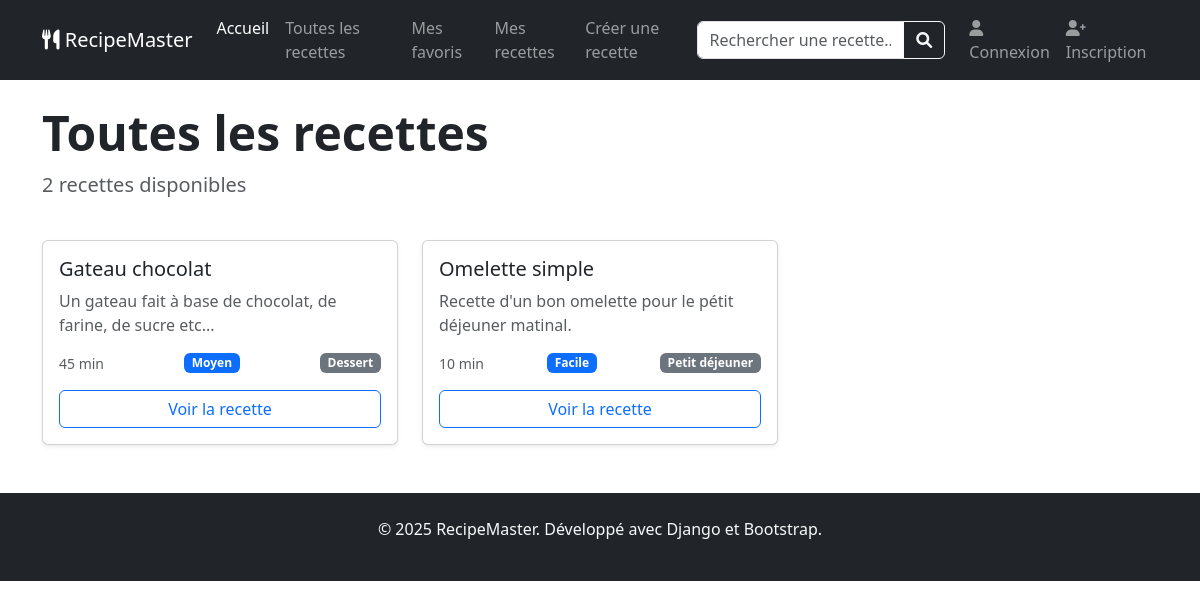
The page /recettes/ on the database as committed earlier.
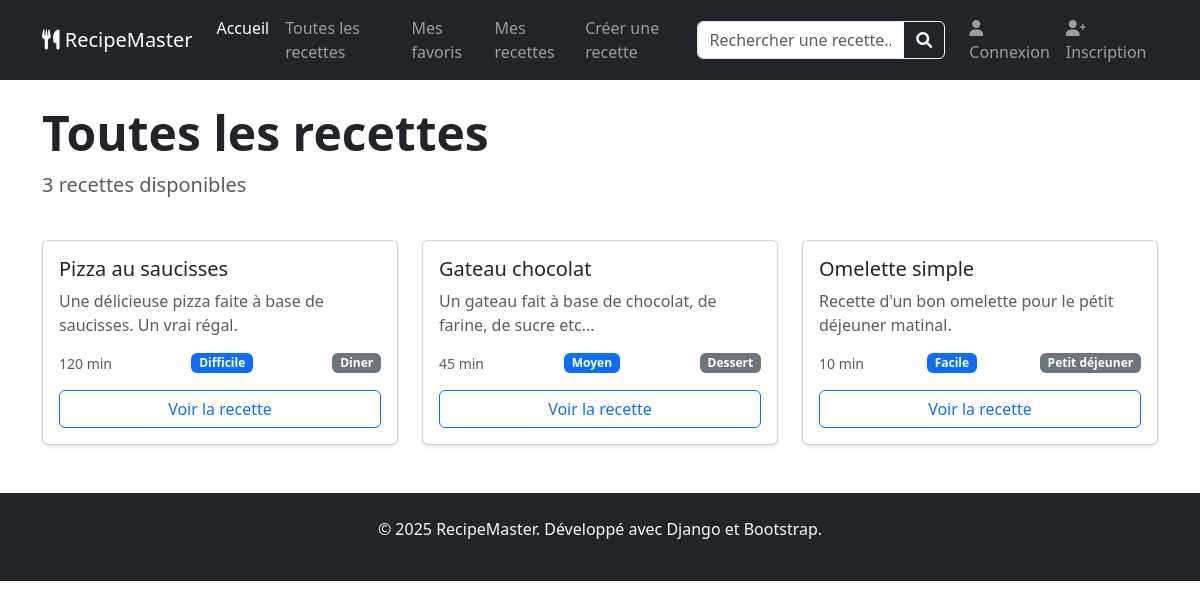
The same page on the database as committed later.
### recipes/models.py (models this page shows, shortened)
class Recipe(models.Model):
    DIFFICULTE_CHOICES = [
        ('facile', 'Facile'),
        ('moyen', 'Moyen'),
        ('difficile', 'Difficile'),
    ]
    titre = models.CharField(
        max_length=100,
        unique=True,
        verbose_name="Titre de la recette"  # ✅ Correction orthographe
    )
    categorie = models.ForeignKey(
        Category,
        on_delete=models.SET_NULL,  # Si on supprime la catégorie, la recette garde sa catégorie vide
        null=True,
        blank=True,
        related_name='recettes',
        verbose_name='Catégorie'
    )
    description = models.TextField(  # ✅ TextField au lieu de CharField pour texte long
        max_length=1000,
        verbose_name='Description'
    )
    temps_preparation = models.PositiveIntegerField(  # ✅ Temps en minutes
        verbose_name="Temps de préparation (minutes)"
    )
    difficulte = models.CharField(
        max_length=20,
        choices=DIFFICULTE_CHOICES,
        default='moyen',
        verbose_name="Niveau de difficulté"
    )
    auteur = models.ForeignKey(
        User,
        on_delete=models.CASCADE,
        related_name='recettes',
        verbose_name='Auteur',
        null= True,
        blank= True
    )
    date_creation = models.DateTimeField(auto_now_add=True)
    date_modification = models.DateTimeField(auto_now=True)
    class Meta:
        verbose_name = 'Recette'  # ✅ Orthographe
        verbose_name_plural = 'Recettes'
        ordering = ['titre']  # ✅ Ordre par titre

class Category(models.Model):
    nom = models.CharField(
        max_length=50,
        unique=True,
        verbose_name="Nom de la catégorie"
    )
    class Meta:
        verbose_name = 'Catégorie'
        verbose_name_plural = 'Catégories'
        ordering = ['nom']

### recipes/views.py (the view)
# urls.py: path('recettes/', recipe_list, name='recipe_list'),
def recipe_list(request):
    recipes_list = Recipe.objects.all().order_by('-date_creation')
    paginator = Paginator(recipes_list, 12)
    page_number = request.GET.get('page')
    page_obj = paginator.get_page(page_number)
    context = {
        'page_obj': page_obj,
    }
    return render(request, 'recipes/recipe_list.html', context)

### recipes/templates/recipes/recipe_list.html (shortened to what this page needs)
{% extends 'recipes/base.html' %}
{% block content %}
<div class="container mt-4">
    <div class="row mb-4">
        <div class="col">
            <h1 class="display-5 fw-bold">Toutes les recettes</h1>
            <p class="lead text-muted">{{ page_obj.paginator.count }} recettes disponibles</p>
        </div>
    </div>
    <div class="row g-4">
        {% for recipe in page_obj %}
        <div class="col-md-6 col-lg-4">
            <div class="card recipe-card shadow-sm h-100">
                <div class="card-body">
                    <h5 class="card-title">{{ recipe.titre }}</h5>
                    <p class="card-text text-muted">{{ recipe.description|truncatewords:15 }}</p>
                    <div class="d-flex justify-content-between align-items-center mb-3">
                        <small class="text-muted">{{ recipe.temps_preparation }} min</small>
                        <span class="badge bg-primary">{{ recipe.difficulte|title }}</span>
                        {% if recipe.categorie %}
                        <span class="badge bg-secondary">{{ recipe.categorie.nom }}</span>
                        {% endif %}
                    </div>
                    <a href="{% url 'recipe_detail' recipe.id %}" class="btn btn-outline-primary w-100">
                        Voir la recette
                    </a>
                </div>
            </div>
        </div>
        {% endfor %}
    </div>
</div>
{% endblock %}

Rows that differ between the two databases and show on the page:
added Recipe: titre "Pizza au saucisses", description "Une délicieuse pizza faite à base de saucisses. Un vrai régal.", temps_preparation "120", difficulte "Difficile", categorie.nom "Diner"
Other text that changed with them:
{{ page_obj.paginator.count }}: "2" → "3"
